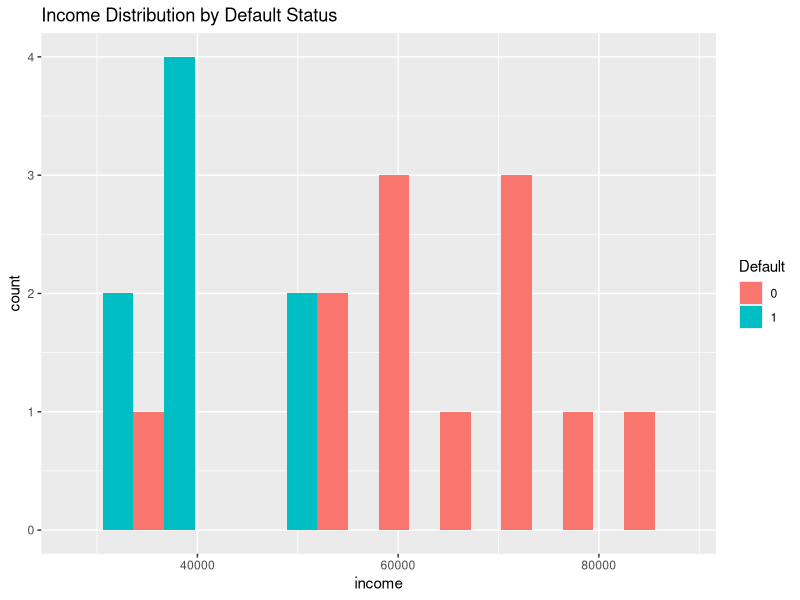
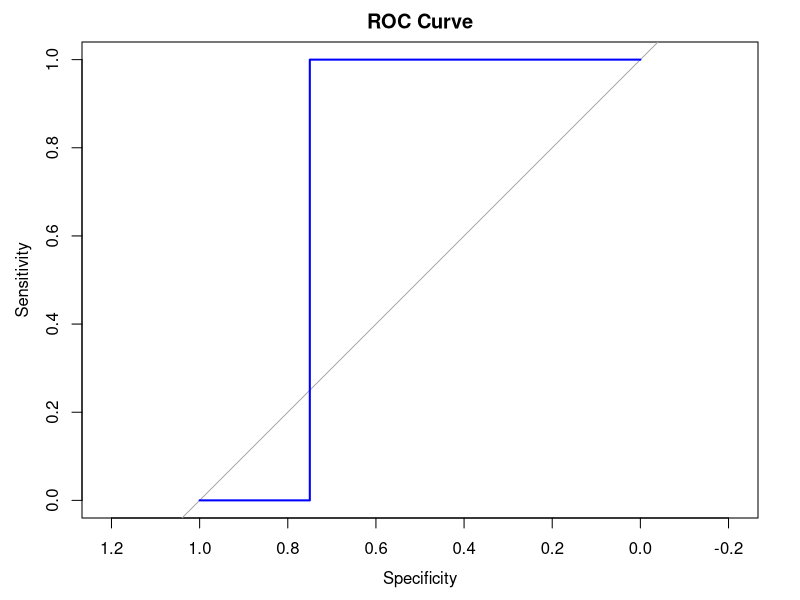

Write R code to recreate these figures, in order.
# -------------------------------------------------
# Credit Risk Modeling: Logistic Regression in R
# -------------------------------------------------
# Install necessary packages (run only once)
install.packages(c("dplyr", "ggplot2", "caret", "pROC"))
# Load libraries
library(dplyr)
library(ggplot2)
library(caret)
library(pROC)

# -------------------------------------------------
# 1. Load Data (sample data of 20 records)
# -------------------------------------------------

# You can save this data into a CSV named "credit_data.csv"
# Or use it directly like this:
credit_data <- data.frame(
  age = c(25,34,45,23,36,52,30,40,29,50,27,33,38,24,44,31,39,26,42,28),
  income = c(35000,54000,72000,28000,61000,83000,47000,69000,39000,77000,
             36000,52000,60000,31000,71000,48000,64000,34000,75000,37000),
  loan_amount = c(5000,12000,10000,3000,15000,25000,6000,11000,4000,23000,
                  5000,9000,10000,3500,12000,7000,9000,4500,20000,6000),
  default = c(0,0,0,1,0,0,1,0,1,0,1,0,0,1,0,1,0,1,0,1)
)

# -------------------------------------------------
# 2. Data Cleaning and Exploration
# -------------------------------------------------

# Check for missing values
colSums(is.na(credit_data))

# Summary statistics
summary(credit_data)

# Visualization: Income vs Default
ggplot(credit_data, aes(x = income, fill = as.factor(default))) +
  geom_histogram(position = "dodge", bins = 10) +
  labs(title = "Income Distribution by Default Status", fill = "Default")

# -------------------------------------------------
# 3. Split into Training and Test Sets
# -------------------------------------------------

set.seed(123)  # for reproducibility
index <- createDataPartition(credit_data$default, p = 0.7, list = FALSE)
train <- credit_data[index, ]
test <- credit_data[-index, ]

# -------------------------------------------------
# 4. Build Logistic Regression Model
# -------------------------------------------------

model <- glm(default ~ age + income + loan_amount, data = train, family = binomial)
summary(model)

# -------------------------------------------------
# 5. Make Predictions
# -------------------------------------------------

# Get predicted probabilities
probs <- predict(model, newdata = test, type = "response")

# Classify based on 0.5 threshold
predicted_class <- ifelse(probs > 0.5, 1, 0)

# -------------------------------------------------
# 6. Evaluate Model
# -------------------------------------------------

# Confusion matrix
confusionMatrix(as.factor(predicted_class), as.factor(test$default))

# ROC curve and AUC
roc_curve <- roc(test$default, probs)
plot(roc_curve, col = "blue", main = "ROC Curve")
auc(roc_curve)
